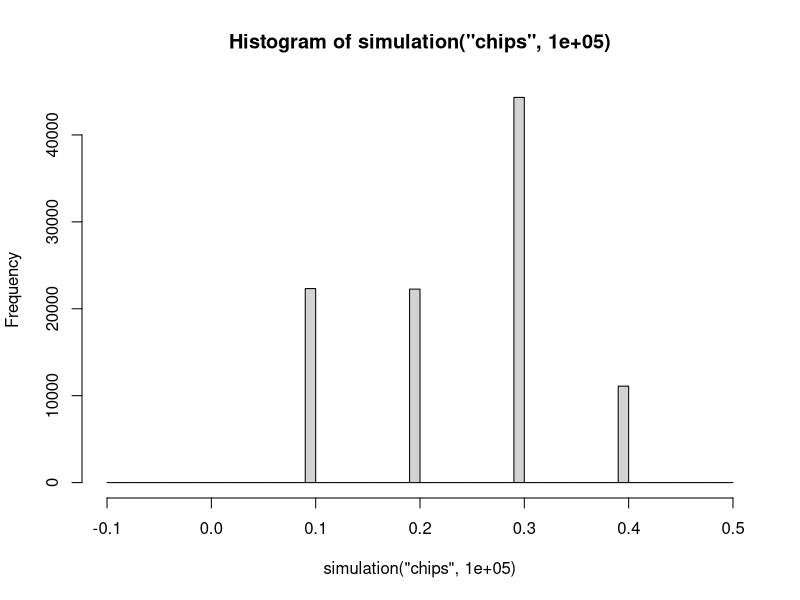
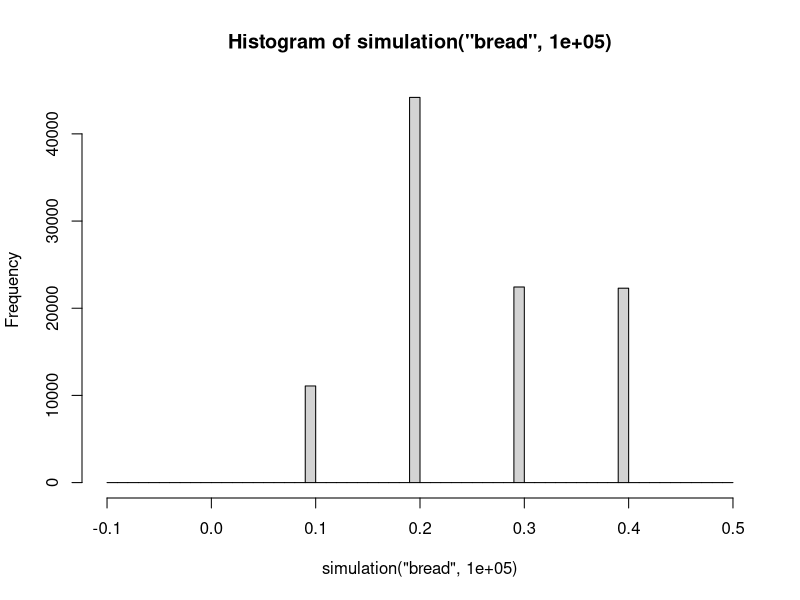

These charts were generated, in order, by the following R code:
ABchoice = function(A, B, nbChancesA, outOfMe) {
	r=floor(runif(1,1,outOfMe+1))
	choice=A
	if(r>nbChancesA){
		choice=B
	}
	return(choice)
}

simulation = function(suggested, ntries) {
	margin=c()
	for(i in 1:ntries){
		margin[i]=0
		if(suggested=="chips"){
			choice=ABchoice("chips","bread",2,3)
		} else {
			choice=ABchoice("chips","bread",1,3)
		}
		if(choice=="chips"){
			margin[i]=margin[i]+0.2
			drink=ABchoice("soda","water",2,3)
			if(drink=="soda"){
				margin[i]=margin[i]+0.1
			} else {
				margin[i]=margin[i]-0.1
			}
		} else {
			margin[i]=margin[i]+0.3
			drink=ABchoice("soda","water",1,3)
			if(drink=="soda"){
				margin[i]=margin[i]+0.1
			} else {
				margin[i]=margin[i]-0.1
			}
		}
	}
	return(margin)
}


hist(simulation("chips",100000),breaks=seq(-0.1,0.5,0.01))
hist(simulation("bread",100000),breaks=seq(-0.1,0.5,0.01))
